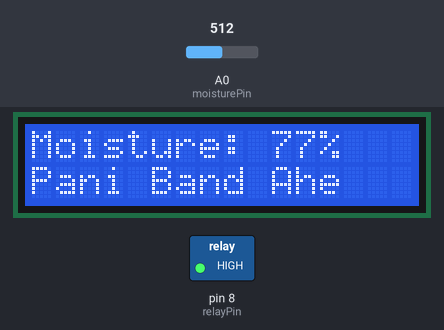
The sketch below on a simulated Arduino Uno, built with avr-gcc and run on an emulated ATmega328P. Shown: 16×2 character LCD, switched loads named in the sketch (green lamp = pin HIGH). Inputs (shaded band) come from the test bench; at power-on: A0 (moisturePin) = 512.

Above: at 3.2 s.
3.3 s: A0 (moisturePin) set to 591
At 4.7 s:
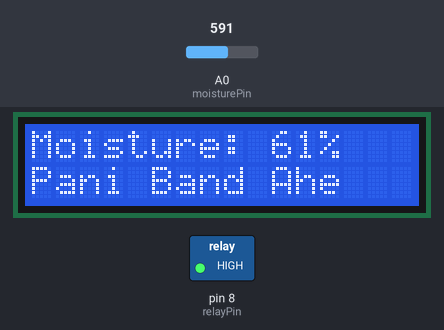
5.6 s: A0 (moisturePin) set to 613
At 7.1 s:
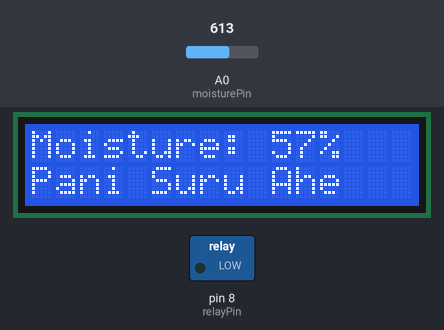
7.7 s: A0 (moisturePin) set to 511
At 9.5 s:
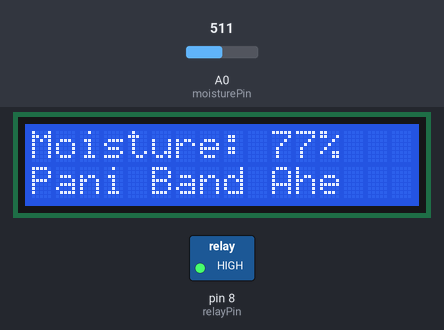
Timing chart, 0 to 11.0 s (numbered marks = the images above; inputs shaded):
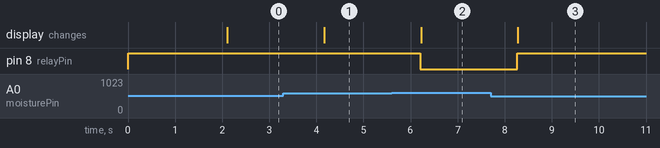

The sketch:

Nirix.ino
```cpp
#include <Wire.h>
#include <LiquidCrystal_I2C.h>

LiquidCrystal_I2C lcd(0x27, 16, 2); // If this doesn't work, try 0x3F

#define moisturePin A0
#define relayPin 8

void setup() {
  pinMode(relayPin, OUTPUT);
  digitalWrite(relayPin, HIGH); // Motor OFF

  lcd.begin();        // Use this instead of lcd.init()
  lcd.backlight();    // Turn on backlight
  lcd.setCursor(0, 0);
  lcd.print("Smart Sinchan");
  delay(2000);
  lcd.clear();
}

void loop() {
  int moistureValue = analogRead(moisturePin);

  // Maharashtra: Dry = 900, Wet = 400
  int percentage = map(moistureValue, 900, 400, 0, 100);
  percentage = constrain(percentage, 0, 100);

  lcd.setCursor(0, 0);
  lcd.print("Moisture: ");
  lcd.print(percentage);
  lcd.print("%   ");

  if (percentage < 60) {
    digitalWrite(relayPin, LOW); // Motor ON
    lcd.setCursor(0, 1);
    lcd.print("Pani Suru Ahe");
  } else {
    digitalWrite(relayPin, HIGH); // Motor OFF
    lcd.setCursor(0, 1);
    lcd.print("Pani Band Ahe");
  }

  delay(1000);
}
```

Measured:
- the behaviour switches between 600 and 601 on A0 (moisturePin) (found by bisection; images 1 and 2)
- after the input at 3.3 s, the display: changes after 0.87 s (image 1)
- after the input at 5.6 s, pin 8 (relayPin): HIGH → LOW after 0.61 s; the display: changes after 0.62 s (image 2)
- after the input at 7.7 s, pin 8 (relayPin): LOW → HIGH after 0.57 s; the display: changes after 0.58 s (image 3)
